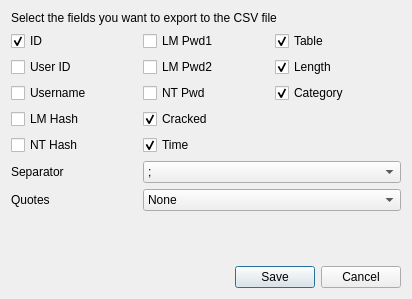
<ui version="4.0" >
 <class>ExportDialog</class>
 <widget class="QDialog" name="ExportDialog" >
  <property name="windowModality" >
   <enum>Qt::ApplicationModal</enum>
  </property>
  <property name="geometry" >
   <rect>
    <x>0</x>
    <y>0</y>
    <width>412</width>
    <height>299</height>
   </rect>
  </property>
  <property name="minimumSize" >
   <size>
    <width>314</width>
    <height>290</height>
   </size>
  </property>
  <property name="windowTitle" >
   <string>Export to CSV</string>
  </property>
  <layout class="QVBoxLayout" name="verticalLayout_2" >
   <item>
    <layout class="QVBoxLayout" name="verticalLayout" >
     <item>
      <widget class="QLabel" name="label" >
       <property name="text" >
        <string>Select the fields you want to export to the CSV file</string>
       </property>
      </widget>
     </item>
     <item>
      <layout class="QGridLayout" name="gridLayout" >
       <item row="0" column="0" >
        <widget class="QCheckBox" name="idCheckBox" >
         <property name="text" >
          <string>ID</string>
         </property>
         <property name="checked" >
          <bool>true</bool>
         </property>
        </widget>
       </item>
       <item row="0" column="1" >
        <widget class="QCheckBox" name="lmpwd1CheckBox" >
         <property name="text" >
          <string>LM Pwd1</string>
         </property>
        </widget>
       </item>
       <item row="0" column="2" >
        <widget class="QCheckBox" name="tableCheckBox" >
         <property name="text" >
          <string>Table</string>
         </property>
         <property name="checked" >
          <bool>true</bool>
         </property>
        </widget>
       </item>
       <item row="1" column="0" >
        <widget class="QCheckBox" name="uidCheckBox" >
         <property name="text" >
          <string>User ID</string>
         </property>
        </widget>
       </item>
       <item row="1" column="1" >
        <widget class="QCheckBox" name="lmpwd2CheckBox" >
         <property name="text" >
          <string>LM Pwd2</string>
         </property>
        </widget>
       </item>
       <item row="1" column="2" >
        <widget class="QCheckBox" name="lengthCheckBox" >
         <property name="text" >
          <string>Length</string>
         </property>
         <property name="checked" >
          <bool>true</bool>
         </property>
        </widget>
       </item>
       <item row="2" column="0" >
        <widget class="QCheckBox" name="userCheckBox" >
         <property name="text" >
          <string>Username</string>
         </property>
        </widget>
       </item>
       <item row="2" column="1" >
        <widget class="QCheckBox" name="ntpwdCheckBox" >
         <property name="text" >
          <string>NT Pwd</string>
         </property>
        </widget>
       </item>
       <item row="2" column="2" >
        <widget class="QCheckBox" name="categoryCheckBox" >
         <property name="text" >
          <string>Category</string>
         </property>
         <property name="checked" >
          <bool>true</bool>
         </property>
        </widget>
       </item>
       <item row="3" column="0" >
        <widget class="QCheckBox" name="lmhashCheckBox" >
         <property name="text" >
          <string>LM Hash</string>
         </property>
        </widget>
       </item>
       <item row="3" column="1" >
        <widget class="QCheckBox" name="crackedCheckBox" >
         <property name="text" >
          <string>Cracked</string>
         </property>
         <property name="checked" >
          <bool>true</bool>
         </property>
        </widget>
       </item>
       <item row="4" column="0" >
        <widget class="QCheckBox" name="nthashCheckBox" >
         <property name="text" >
          <string>NT Hash</string>
         </property>
        </widget>
       </item>
       <item row="4" column="1" >
        <widget class="QCheckBox" name="timeCheckBox" >
         <property name="text" >
          <string>Time</string>
         </property>
         <property name="checked" >
          <bool>true</bool>
         </property>
        </widget>
       </item>
       <item row="5" column="0" >
        <widget class="QLabel" name="label_2" >
         <property name="text" >
          <string>Separator</string>
         </property>
        </widget>
       </item>
       <item row="5" column="1" colspan="2" >
        <widget class="QComboBox" name="separatorComboBox" >
         <item>
          <property name="text" >
           <string>;</string>
          </property>
         </item>
         <item>
          <property name="text" >
           <string>,</string>
          </property>
         </item>
         <item>
          <property name="text" >
           <string>&lt;Tab></string>
          </property>
         </item>
         <item>
          <property name="text" >
           <string>&lt;Space></string>
          </property>
         </item>
        </widget>
       </item>
       <item row="6" column="0" >
        <widget class="QLabel" name="label_3" >
         <property name="text" >
          <string>Quotes</string>
         </property>
        </widget>
       </item>
       <item row="6" column="1" colspan="2" >
        <widget class="QComboBox" name="quotesComboBox" >
         <item>
          <property name="text" >
           <string>None</string>
          </property>
         </item>
         <item>
          <property name="text" >
           <string>"</string>
          </property>
         </item>
         <item>
          <property name="text" >
           <string>'</string>
          </property>
         </item>
        </widget>
       </item>
      </layout>
     </item>
     <item>
      <spacer name="verticalSpacer" >
       <property name="orientation" >
        <enum>Qt::Vertical</enum>
       </property>
       <property name="sizeHint" stdset="0" >
        <size>
         <width>20</width>
         <height>13</height>
        </size>
       </property>
      </spacer>
     </item>
     <item>
      <widget class="QDialogButtonBox" name="exportCSVButton" >
       <property name="orientation" >
        <enum>Qt::Horizontal</enum>
       </property>
       <property name="standardButtons" >
        <set>QDialogButtonBox::Cancel|QDialogButtonBox::Save</set>
       </property>
       <property name="centerButtons" >
        <bool>false</bool>
       </property>
      </widget>
     </item>
    </layout>
   </item>
  </layout>
 </widget>
 <resources/>
 <connections>
  <connection>
   <sender>exportCSVButton</sender>
   <signal>accepted()</signal>
   <receiver>ExportDialog</receiver>
   <slot>accept()</slot>
   <hints>
    <hint type="sourcelabel" >
     <x>248</x>
     <y>254</y>
    </hint>
    <hint type="destinationlabel" >
     <x>157</x>
     <y>274</y>
    </hint>
   </hints>
  </connection>
  <connection>
   <sender>exportCSVButton</sender>
   <signal>rejected()</signal>
   <receiver>ExportDialog</receiver>
   <slot>reject()</slot>
   <hints>
    <hint type="sourcelabel" >
     <x>316</x>
     <y>260</y>
    </hint>
    <hint type="destinationlabel" >
     <x>286</x>
     <y>274</y>
    </hint>
   </hints>
  </connection>
 </connections>
</ui>
